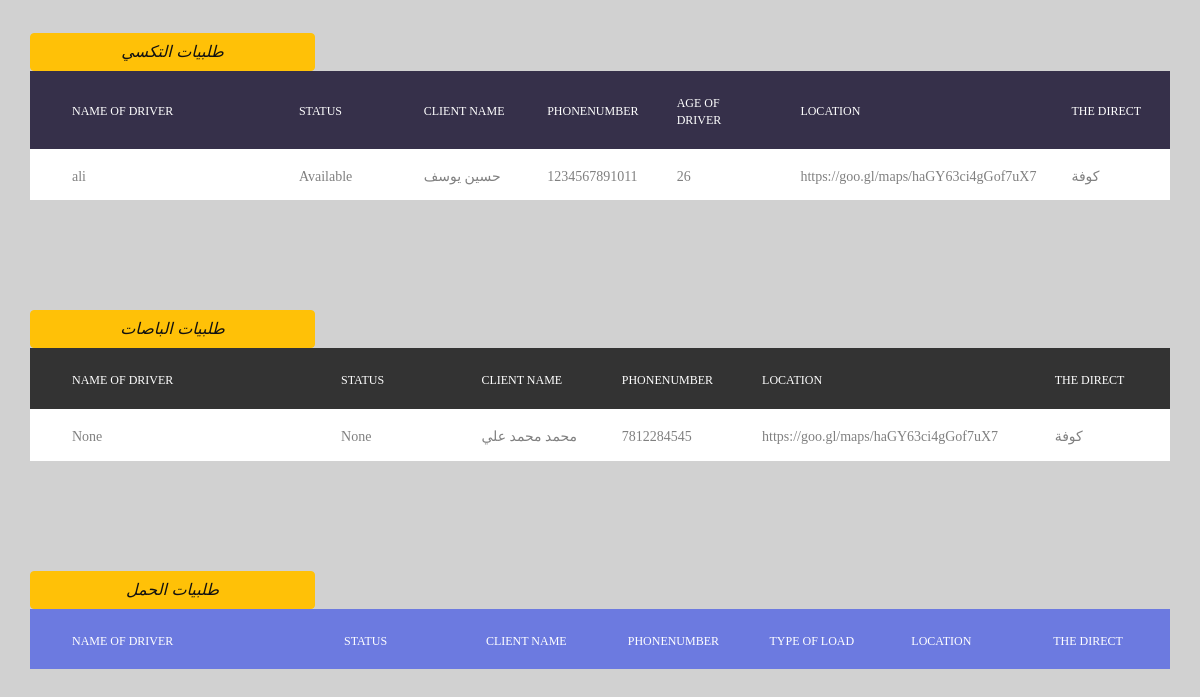
Page /tables on the committed database.
### Taxi_app/models.py (models this page shows, shortened)
class Taxie(models.Model):
    status=[
        ('Available','Available'),
        ('Unavailable','Unavailable')
    ]
    The_beneficial_driver=models.ForeignKey(Drivers, on_delete=models.PROTECT, null=True, blank=True)
    status=models.CharField(max_length=50,choices=status,null=True, blank=True)
    client_name=models.CharField(max_length=100)
    phonenumber=models.CharField(max_length=400)
    age_of_driver=models.IntegerField(null=True ,blank=True)
    location=models.CharField(max_length=400)
    To=models.CharField(max_length=400)

class Drivers (models.Model):
    name=models.CharField(max_length=400)
    age=models.CharField(max_length=400)
    email=models.EmailField(null=True ,blank=True)
    phonenumber=models.CharField(max_length=400)
    Type_of_car=models.CharField(max_length=400)
    carnumber=models.CharField(max_length=12)
    def __str__(self):
        return self.name

class Buse (models.Model):
    status=[
        ('Available','Available'),
        ('Unavailable','Unavailable')
    ]
    The_beneficial_driver=models.ForeignKey(Drivers, on_delete=models.PROTECT, null=True, blank=True)
    status=models.CharField(max_length=50,choices=status,null=True, blank=True)
    client_name=models.CharField(max_length=100)
    phonenumber=models.CharField(max_length=400)
    location=models.CharField(max_length=400)
    To=models.CharField(max_length=400)

### Taxi_app/views.py (the view)
# urls.py: path('tables',views.tables,name='tables'),
def tables(request):
    context={
        'taxi':Taxie.objects.all(),
        'bus':Buse.objects.all(),
        'truck':Truckse.objects.all()
    }
    return render(request,'tables.html',context)

### templates/tables.html (shortened to what this page needs)
{% load static %}
<!DOCTYPE html>
<html lang="en">
<head>
	<link rel="stylesheet" type="text/css" href="{% static 'vendor/bootstrap/css/bootstrap.min.css' %}">
	<link rel="stylesheet" type="text/css" href="{% static 'fonts/font-awesome-4.7.0/css/font-awesome.min.css' %}">
	<link rel="stylesheet" type="text/css" href="{% static 'vendor/animate/animate.css' %}">
	<link rel="stylesheet" type="text/css" href="{% static 'vendor/select2/select2.min.css' %}">
	<link rel="stylesheet" type="text/css" href="{% static 'vendor/perfect-scrollbar/perfect-scrollbar.css' %}">
	<link rel="stylesheet" type="text/css" href="{% static 'css/util.css' %}">
	<link rel="stylesheet" type="text/css" href="{% static 'css/main.css' %}">
</head>
<body>
	<div class="limiter">
		<div class="container-table100">
			<div class="wrap-table100">
				<div class="table100 ver1 m-b-110">
					<table data-vertable="ver1">
					 <a href="" style="width:25%" class="btn btn-warning"><i class="fas fa-truck-moving">طلبيات التكسي </i></a>
						<thead>
							<tr class="row100 head">
								<th class="column100 column1" data-column="column1">name of driver</th>
								<th class="column100 column2" data-column="column2">Status</th>
								<th class="column100 column3" data-column="column3">client name</th>
								<th class="column100 column4" data-column="column4">phonenumber</th>
								<th class="column100 column5" data-column="column5">age of driver</th>
								<th class="column100 column6" data-column="column6">location</th>
								<th class="column100 column7" data-column="column7">the direct</th>
							</tr>
						</thead>
						{% for i in taxi %}
						<tbody>
							<tr class="row100">
								<td class="column100 column1" data-column="column1">{{i.The_beneficial_driver}}</td>
								<td class="column100 column2" data-column="column2">{{i.status}}</td>
								<td class="column100 column3" data-column="column3">{{i.client_name}}</td>
								<td class="column100 column4" data-column="column4">{{i.phonenumber}}</td>
								<td class="column100 column5" data-column="column5">{{i.age_of_driver}}</td>
								<td class="column100 column6" data-column="column6">{{i.location}}</td>
								<td class="column100 column7" data-column="column7">{{i.To}}</td>
							</tr>
						</tbody>
						{% endfor %}
					</table>
				</div>
				<div class="table100 ver2 m-b-110">
					<table data-vertable="ver2">
					 <a href="" style="width:25%" class="btn btn-warning"><i class="fas fa-truck-moving">طلبيات الباصات </i></a>
						<thead>
							<tr class="row100 head">
								<th class="column100 column1" data-column="column1">name of driver</th>
								<th class="column100 column2" data-column="column2">Status</th>
								<th class="column100 column3" data-column="column3">client name</th>
								<th class="column100 column4" data-column="column4">phonenumber</th>
								<th class="column100 column6" data-column="column6">location</th>
								<th class="column100 column7" data-column="column7">the direct</th>
							</tr>
						</thead>
						{% for i in bus %}
						<tbody>
							<tr class="row100">
								<td class="column100 column1" data-column="column1">{{i.The_beneficial_driver}}</td>
								<td class="column100 column2" data-column="column2">{{i.status}}</td>
								<td class="column100 column3" data-column="column3">{{i.client_name}}</td>
								<td class="column100 column4" data-column="column4">{{i.phonenumber}}</td>
								<td class="column100 column6" data-column="column6">{{i.location}}</td>
								<td class="column100 column7" data-column="column7">{{i.To}}</td>
							</tr>
						</tbody>
						{% endfor %}
					</table>
				</div>
				<div class="table100 ver3 m-b-110">
					<table data-vertable="ver3">
					 <a href="" style="width:25%" class="btn btn-warning"><i class="fas fa-truck-moving">طلبيات الحمل </i></a>
						<thead>
							<tr class="row100 head">
								<th class="column100 column1" data-column="column1">name of driver</th>
								<th class="column100 column2" data-column="column2">Status</th>
								<th class="column100 column3" data-column="column3">client name</th>
								<th class="column100 column4" data-column="column4">phonenumber</th>
								<th class="column100 column5" data-column="column5">Type of load</th>
								<th class="column100 column6" data-column="column6">location</th>
								<th class="column100 column7" data-column="column7">the direct</th>
							</tr>
						</thead>
					</table>
				</div>
				</div>
			</div>
		</div>
</body>
</html>

### rent/static/css/main.css (style rules this page uses)
* { margin: 0px; padding: 0px; box-sizing: border-box; }
body, html { height: 100%; font-family: sans-serif; }
a { margin: 0px; transition: all 0.4s; -webkit-transition: all 0.4s; -o-transition: all 0.4s; -moz-transition: all 0.4s; }
.limiter { width: 100%; margin: 0 auto; }
.container-table100 { width: 100%; min-height: 100vh; background: #d1d1d1; display: -webkit-box; display: -webkit-flex; display: -moz-box; display: -ms-flexbox; display: flex; align-items: center; justify-content: center; flex-wrap: wrap; padding: 33px 30px; }
.wrap-table100 { width: 1300px; }
table { width: 100%; background-color: #fff; }
th, td { font-weight: unset; padding-right: 10px; }
.column100 { width: 130px; padding-left: 25px; }
.column100.column1 { width: 265px; padding-left: 42px; }
.row100.head th { padding-top: 24px; padding-bottom: 20px; }
.row100 td { padding-top: 18px; padding-bottom: 14px; }
.table100.ver1 td { font-family: Montserrat-Regular; font-size: 14px; color: #808080; line-height: 1.4; }
.table100.ver1 th { font-family: Montserrat-Medium; font-size: 12px; color: #fff; line-height: 1.4; text-transform: uppercase; background-color: #36304a; }
.table100.ver2 td { font-family: Montserrat-Regular; font-size: 14px; color: #808080; line-height: 1.4; }
.table100.ver2 th { font-family: Montserrat-Medium; font-size: 12px; color: #fff; line-height: 1.4; text-transform: uppercase; background-color: #333333; }
.table100.ver3 th { font-family: Montserrat-Medium; font-size: 12px; color: #fff; line-height: 1.4; text-transform: uppercase; background-color: #6c7ae0; }

### rows in the picture
Taxie: The_beneficial_driver "ali", status "Available", client_name "حسين يوسف", phonenumber "1234567891011", age_of_driver "26", location "https://goo.gl/maps/haGY63ci4gGof7uX7", To "كوفة"
Buse: The_beneficial_driver "None", status "None", client_name "محمد محمد علي", phonenumber "7812284545", location "https://goo.gl/maps/haGY63ci4gGof7uX7", To "كوفة"
